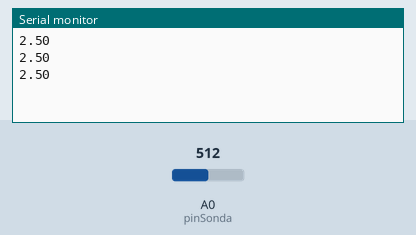
A sketch run on a simulated Arduino Uno, built with avr-gcc and run on an emulated ATmega328P. Shown: the last lines printed to the serial monitor. Inputs (shaded band) come from the test bench; at power-on: A0 (pinSonda) = 512.

Above: at 1.3 s.
1.4 s: A0 (pinSonda) set to 716
At 1.9 s:
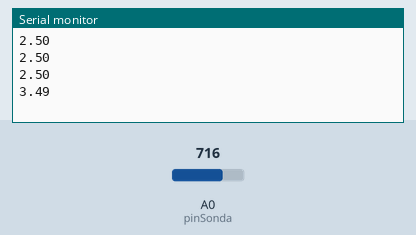
2.9 s: A0 (pinSonda) set to 900
At 3.4 s:
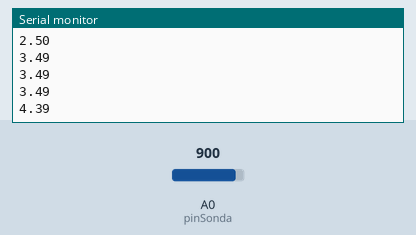
Timing chart, 0 to 5.9 s (numbered marks = the images above; inputs shaded):
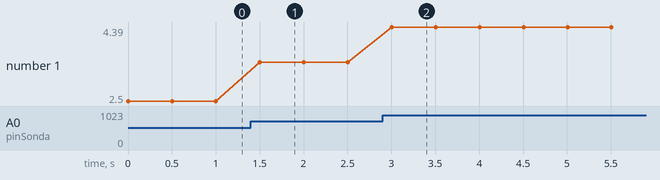

The sketch:

voltimetro.ino
```cpp
int pinSonda = A0;
float escala = 100; //100 para voltios, 0.1 para milivoltios
void setup() {

	Serial.begin(19200);

	pinMode(pinSonda, INPUT);

}

void loop() {

	float lectura = analogRead(pinSonda);

	lectura = map(lectura, 0, 1023, 0, 500);

	float voltaje = lectura / escala;

	Serial.println(voltaje);
	delay(500);
}
```

Measured:
- after the input at 1.4 s, the serial monitor: prints a new line after 0.10 s (image 1)
- after the input at 2.9 s, the serial monitor: prints a new line after 0.10 s (image 2)
- plotted number 1: 2.5 → 3.49 after the input at 1.4 s, 3.49 → 4.39 after the input at 2.9 s
